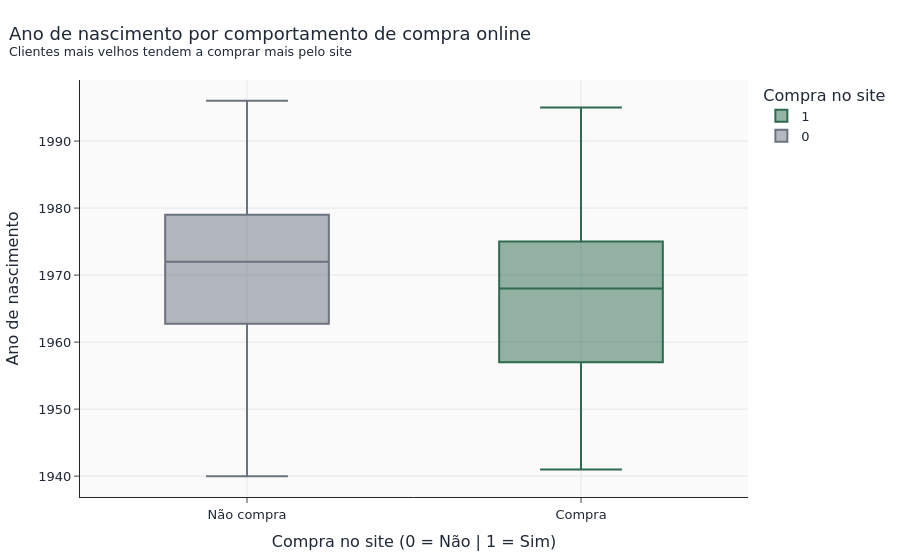

The cell this chart's notebook holds for it:
### Markdown cell above
- Year_Birth vs WebPurchases

### Code cell
# Gráfioc

fig = px.box(
    df,
    x="WebPurchases",
    y="Year_Birth",
    color="WebPurchases",
    color_discrete_map={0: COLOR_PALETTE["neutral"], 1: COLOR_PALETTE["year"]},
    labels={"WebPurchases": "Compra no site", "Year_Birth": "Ano de nascimento"}
)

aplicar_estilo(
    fig,
    "Ano de nascimento por comportamento de compra online",
    "Clientes mais velhos tendem a comprar mais pelo site",
    "Compra no site (0 = Não | 1 = Sim)",
    "Ano de nascimento"
)
fig.update_xaxes(tickvals=[0, 1], ticktext=["Não compra", "Compra"])
fig.show()

### Figure 1 — Plotly figure (JSON) as saved in the notebook; plotly's stock layout.template omitted (floating-point values rounded to 4 significant figures; data arrays with more than 128 entries replaced by an {"elided": "..."} marker saying what was removed)
{"data": [{"alignmentgroup": "True", "hovertemplate": "Compra no site=%{x}<br>Ano de nascimento=%{y}<extra></extra>", "legendgroup": "1", "marker": {"color": "#2D6A4F"}, "name": "1", "notched": false, "offsetgroup": "1", "orientation": "v", "showlegend": true, "type": "box", "x": {"elided": "1114 int values"}, "x0": " ", "xaxis": "x", "y": {"elided": "1114 int values"}, "y0": " ", "yaxis": "y"}, {"alignmentgroup": "True", "hovertemplate": "Compra no site=%{x}<br>Ano de nascimento=%{y}<extra></extra>", "legendgroup": "0", "marker": {"color": "#6B7280"}, "name": "0", "notched": false, "offsetgroup": "0", "orientation": "v", "showlegend": true, "type": "box", "x": {"elided": "1093 int values"}, "x0": " ", "xaxis": "x", "y": {"elided": "1093 int values"}, "y0": " ", "yaxis": "y"}], "layout": {"boxmode": "overlay", "font": {"color": "#1F2937", "family": "DejaVu Sans", "size": 13}, "hoverlabel": {"bgcolor": "white", "font": {"size": 12}}, "legend": {"title": {"text": "Compra no site"}, "tracegroupgap": 0}, "margin": {"b": 55, "l": 55, "r": 30, "t": 80}, "paper_bgcolor": "white", "plot_bgcolor": "#FAFAFA", "title": {"text": "Ano de nascimento por comportamento de compra online<br><sup>Clientes mais velhos tendem a comprar mais pelo site</sup>", "x": 0.01, "xanchor": "left"}, "xaxis": {"anchor": "y", "categoryarray": [1, 0], "categoryorder": "array", "domain": [0, 1], "gridcolor": "#E5E7EB", "showgrid": true, "ticktext": ["Não compra", "Compra"], "tickvals": [0, 1], "title": {"text": "Compra no site (0 = Não | 1 = Sim)"}, "zeroline": false}, "yaxis": {"anchor": "x", "domain": [0, 1], "gridcolor": "#E5E7EB", "showgrid": true, "title": {"text": "Ano de nascimento"}, "zeroline": false}}}
